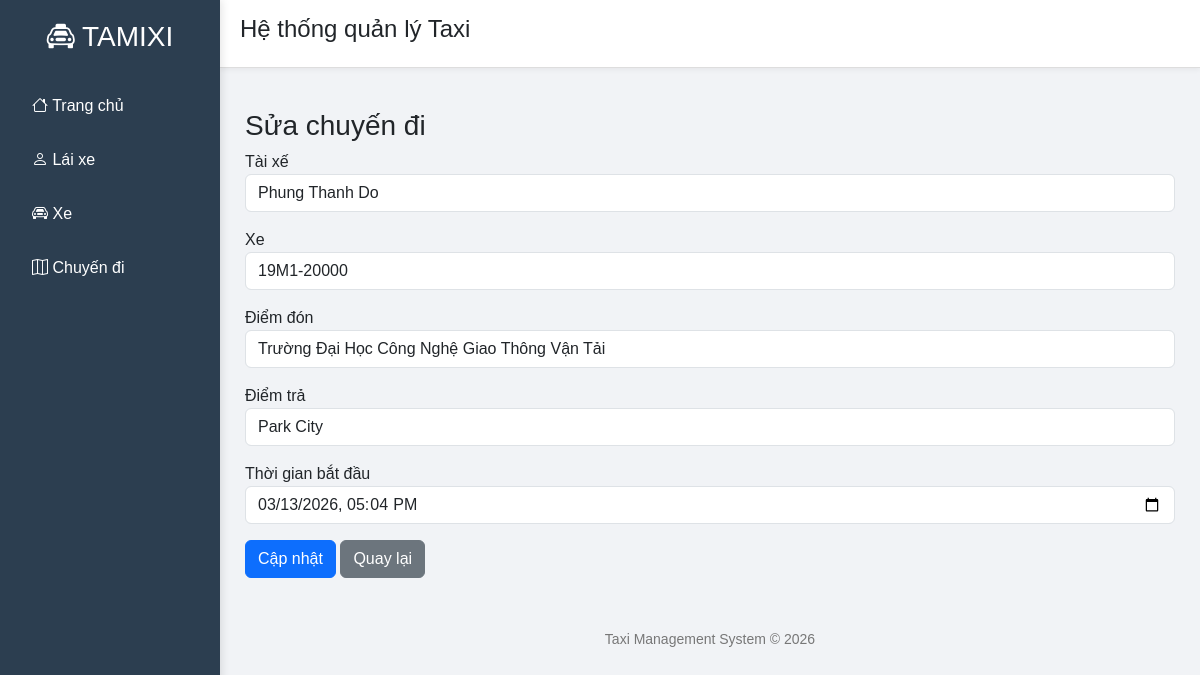
The app's page /edit_trip/12 with its own data.
### tables this page shows
CREATE TABLE Trips (
    trip_id INTEGER PRIMARY KEY AUTOINCREMENT,
    driver_id INTEGER,
    car_id INTEGER,
    pickup_location TEXT,
    dropoff_location TEXT,
    start_time DATETIME,
    end_time DATETIME, distance REAL, price REAL,
    FOREIGN KEY(driver_id) REFERENCES Drivers(driver_id),
    FOREIGN KEY(car_id) REFERENCES Cars(car_id)
);

### app.py (the view, shortened to what this page needs)
@app.route("/edit_trip/<id>", methods=["GET","POST"])
def edit_trip(id):
    conn = get_db()
    cursor = conn.cursor()
    cursor.execute("SELECT * FROM Drivers")
    drivers = cursor.fetchall()
    cursor.execute("SELECT * FROM Cars")
    cars = cursor.fetchall()
    cursor.execute("SELECT * FROM Trips WHERE trip_id=?", (id,))
    trip = cursor.fetchone()
    conn.close()
    return render_template("edit_trip.html",trip=trip,drivers=drivers,cars=cars)

### app.py (called while the page is built)
def get_db():
    conn = sqlite3.connect("taxi.db")
    conn.row_factory = sqlite3.Row
    return conn

### templates/edit_trip.html
{% extends "layout.html" %}
{% block content %}
<h3>Sửa chuyến đi</h3>
<form method="POST">
<div class="mb-3">
<label>Tài xế</label>
<select name="driver_id" class="form-control">
{% for d in drivers %}
<option value="{{d.driver_id}}"
{% if d.driver_id == trip.driver_id %}selected{% endif %}>
{{d.name}}
</option>
{% endfor %}
</select>
</div>
<div class="mb-3">
<label>Xe</label>
<select name="car_id" class="form-control">
{% for c in cars %}
<option value="{{c.car_id}}"
{% if c.car_id == trip.car_id %}selected{% endif %}>
{{c.plate_number}}
</option>
{% endfor %}
</select>
</div>
<div class="mb-3">
<label>Điểm đón</label>
<input type="text"
name="pickup"
value="{{trip.pickup_location}}"
class="form-control"
required>
</div>
<div class="mb-3">
<label>Điểm trả</label>
<input type="text"
name="dropoff"
value="{{trip.dropoff_location}}"
class="form-control"
required>
</div>
<div class="mb-3">
<label>Thời gian bắt đầu</label>
<input type="datetime-local"
name="start_time"
value="{{trip.start_time[:16]|replace(' ','T')}}"
class="form-control"
required>
</div>
<button class="btn btn-primary">Cập nhật</button>
<a href="/trips" class="btn btn-secondary">Quay lại</a>
</form>
{% endblock %}

### static/style.css (style rules this page uses)
body { margin:0; font-family:Arial, sans-serif; background:#f1f3f6; }

### records on screen
Trips: pickup "Trường Đại Học Công Nghệ Giao Thông Vận Tải", dropoff "Park City", start_time "03/13/2026 17:04"

### other values on screen
form field driver_id "Phung Thanh Do"
form field car_id "19M1-20000"
